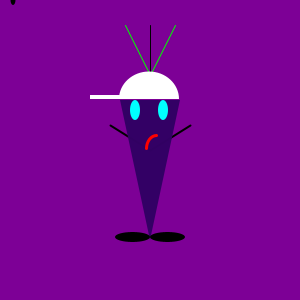
Frame 1 (no input)
Frame 60 (the mouse pressed at the canvas centre just before this capture): identical to frame 1, image omitted
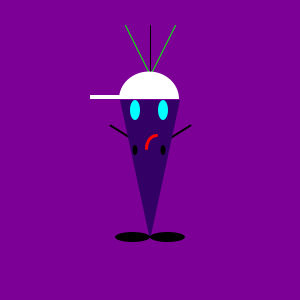
Frame 120 (the mouse held since frame 60 and released just before this capture)

The Processing sketch that drew these frames (run headless with seeded random() and noise(); from frame 60 on, the mouse is pressed at the canvas centre):

// Processing sketch: processing_41108
// ── processing_41108.pde

// Exercise: 3-2

void setup() { 
// Skrev fel först. Skrev "void Setup" istället för "void setup". 
//Det gick att exportera sketchen men endast en liten del av kepsen syntes.

  size(300, 300);
}


void draw() {
  
  background(125,0,150); // R, G, B bg-color
  smooth();

  rectMode(CENTER);
  ellipseMode(CENTER);


  // HAIR - - 
  // sroke in the middle
  strokeWeight(1);
  stroke(0);
  line(150, 25, 150, 75);


  // stroke 25 degrees to left
  stroke(0, 255, 0, 255);
  line(125, 25, 150, 75);


  // stroke 25 degrees to right
  stroke(0, 255, 0, 255);
  line(175, 25, 150, 75);
  // HAIR STOP - -


  // ARMS START
  strokeWeight(2);
  stroke(0);
  line (150, 150, 190, 125);
  line (150, 150, 110, 125); 
  // ARMS STOP



  // BODY START - -
  noStroke();
  fill(50, 0, 100, 250);

  // triangle
  quad (120, 100, 180, 100, 150, 240, 150, 240); // tog fel på quad & arc först
  // BODY STOP - -

  // HAT START - - 
  // halvformad circle
  fill(255);
  arc (149, 99, 60, 55, -PI, 0);
  rectMode(CORNER);
  rect(90, 95, 55, 4);
  // HAT STOP - -

  // EYES - -

  // overall eyes
  fill(0, 255, 255, 255);
  noStroke();
  // ellipse (mouseX-15, mouseY, 10, 20); 
  // ellipse (mouseX+15, mouseY, 10, 20);
  ellipse (135, 110, 10, 20);
  ellipse (163, 110, 10, 20);

  // pupiller
  fill(0);
  ellipse (mouseX-15, mouseY, 5, 10); // To put the mouse cursor in between the two eyes. (Window size = 300 pix width / 2 = 150 pix. ellipseMode(CENTER). The center of the eye-ellipse = 135, 135 - 150 = -15)
  ellipse (mouseX+13, mouseY, 5, 10); // To put the mouse cursor in between the two eyes. (Window size = 300 pix width / 2 = 150 pix. ellipseMode(CENTER). The center of the eye-ellipse = 163, 163 - 150 = +13)
  // ellipse (135, 115, 5, 10); // Functions from a previous version.
  // ellipse (163, 115, 5, 10); // Functions from a previous version.
  // EYES STOP - -


  // MOUTH START - -
  strokeWeight(3);
  stroke(255, 0, 0, 255);
  noFill();
  arc (156, 148, 20, 25, -PI, -PI / 2);
  // MOUTH STOP - - 

  // FEETS START - -
  ellipseMode(CORNER);
  noStroke();
  fill(0);
  ellipse(115, 232, 35, 10);
  ellipse(150, 232, 35, 10);
  // FEETS STOP - -
}
